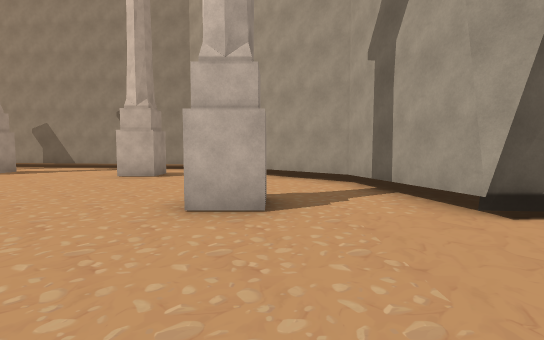
[1] (above)

17 first-person views from a walk through a Unity game level. The camera is 1.5 m above the floor, tilts 4° down and sees 80° across. The floor is counted in squares, 2 m on a side. Each view is taken from the middle of a square. On the plan, view 1 faces up. The plan holds only what a view shows up to about 11 squares ahead; the rest is blank. The place goes on beyond the plan. The player is left out. Some animated figures are left out.

[2]
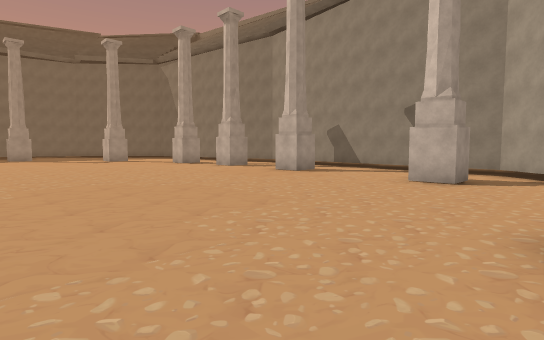

[3]
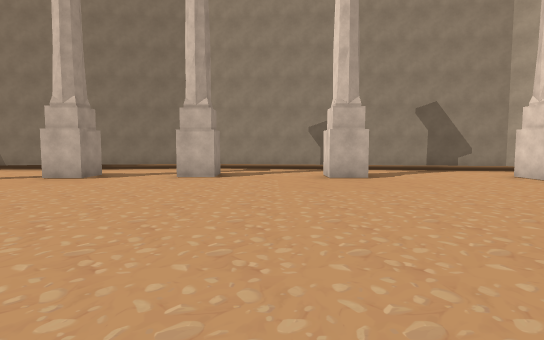

[4]
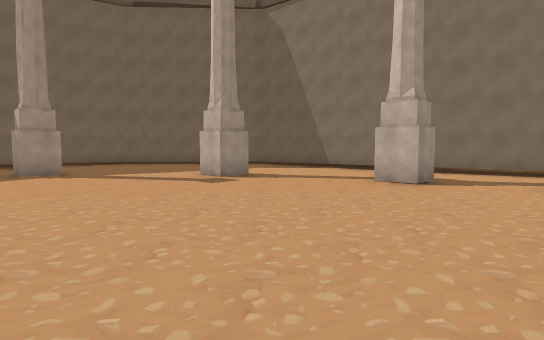

[5]
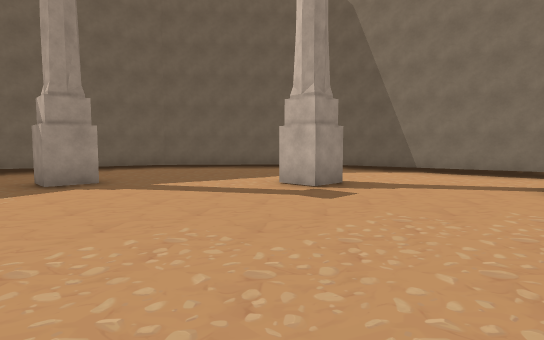

[6]
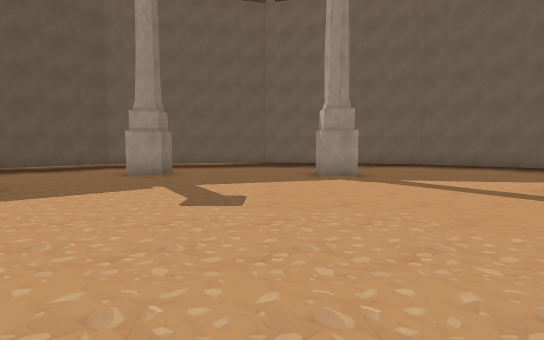

[7]
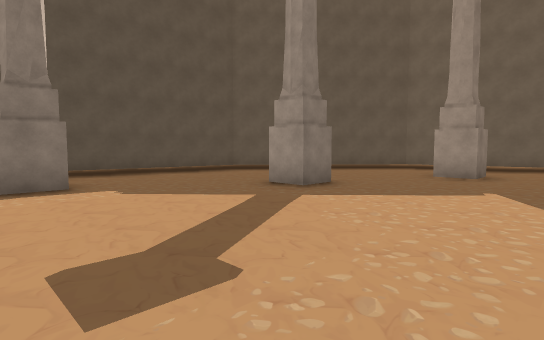

[8]
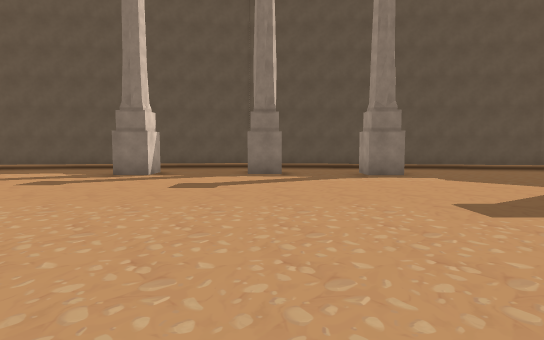

[9]
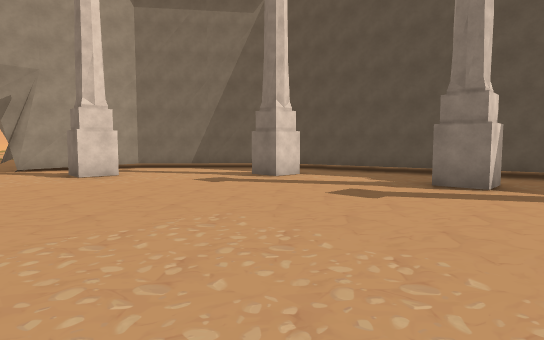

[10]
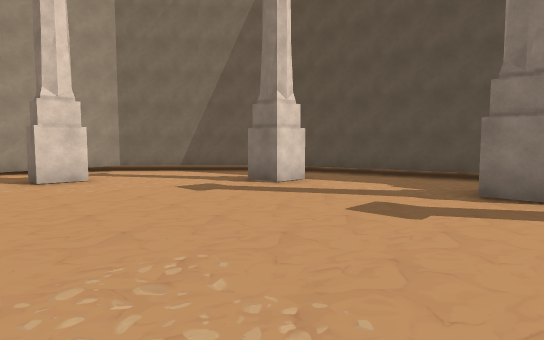

[11]
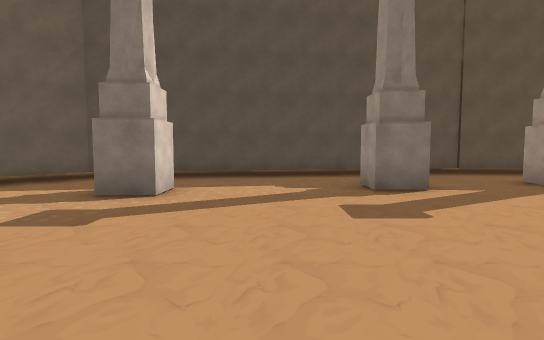

[12]
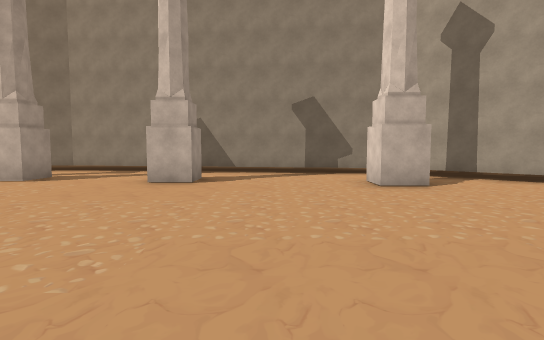

[13]
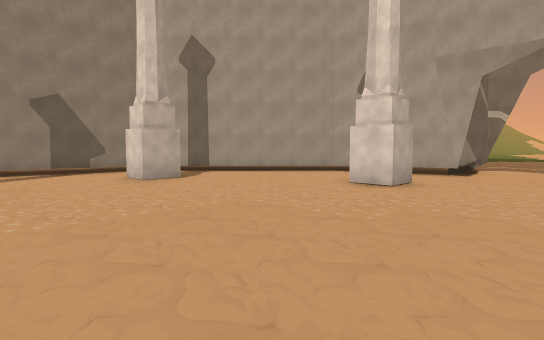

[14]
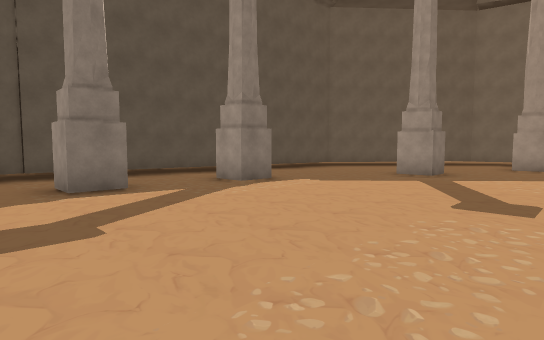

[15]
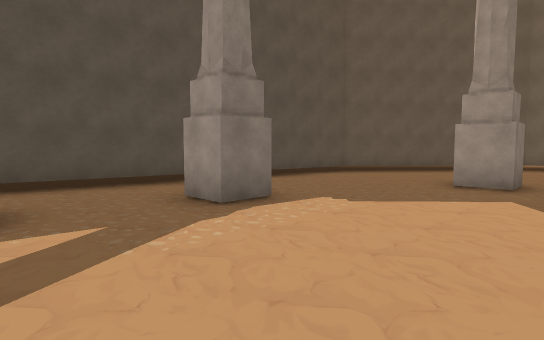

[16]
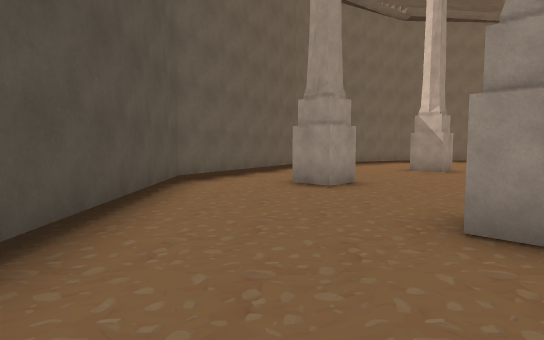

[17]
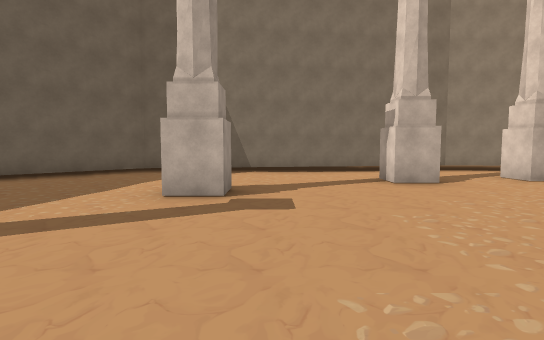

### Floor plan
Points are (right, up) in squares from view 1. A wall is a line through its corners. A room is listed if a view was taken in it or the views show most of it. See-through windows are left out.
Room 1 (views 1, 2, 3, 4, 5, 6, 7, 8, 9, 10, 11, 12, 13, 14, 15, 16, 17)
walls: (-12.4, -5.9) (-11.3, -5.9) (-11.3, -6.9); (-14.5, 9.6) (-14.5, 8.7) (-15.5, 8.7) (-15.5, 9.6); (-15.5, -5.6) (-14.5, -5.6) (-14.5, -6.5); (-7.7, 9.8) (-7.7, 8.7) (-8.7, 8.7) (-8.7, 9.6); (-18.8, 7.9) (-18.8, 6.9) (-19.8, 6.9); (-8.7, -6.6) (-8.7, -5.6) (-7.7, -5.6) (-7.7, -6.5); (-19.1, -3.9) (-19.9, -3.9); (-19.9, -3) (-18.8, -3) (-18.8, -4); (-22.2, 4.2) (-22.2, 3.2) (-23.1, 3.2); (-12.3, 12.5) (-21.5, 11) (-25.1, 7.1) (-25.4, 5.9); (-4.2, -5.9) (-4.2, -4.9) (-3.2, -4.9); (-3, 9.1) (-3, 8.2) (-3.9, 8.2) (-3.9, 9.1); (-1.1, -2.2) (-1.1, -1.2) (-0.1, -1.2); (-6.1, -8.3) (-1.7, -7.6) (1.6, -3.8) (2.3, -0.4); (-23.6, -0.9) (-22.6, -0.9) (-22.6, -1.9) (-23.5, -1.9); (-0.1, 4.6) (-0.1, 3.7) (-1.1, 3.7) (-1.1, 4.8); (-25.3, -2.9) (-25.1, -3.6) (-20.7, -7.5) (-14.9, -8.4); (2.3, 3.7) (1.6, 6.9) (-2.7, 11) (-12.4, 12.4)
ways out: opening at (1.8, 1.5)

Positions as (right, up) in squares from view 1, and headings:
1: (0, 0), facing up
2: (-1, 1), facing up-left
3: (-10, 1), facing up
4: (-12, 2), facing up-left
5: (-15, 2), facing up-left
6: (-14, 2), facing left
7: (-14, 1), facing down-left
8: (-12, 3), facing down
9: (-10, 1), facing down-right
10: (-9, 0), facing down-right
11: (-6, 0), facing down
12: (-6, 2), facing up
13: (-7, 1), facing up-right
14: (-10, 0), facing down-left
15: (-12, -2), facing down-left
16: (-19, -7), facing up-left
17: (-18, 2), facing up
